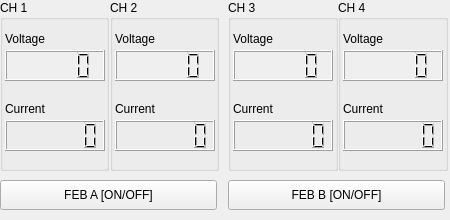
<?xml version="1.0" encoding="UTF-8"?>
<ui version="4.0">
 <class>frHMP</class>
 <widget class="QFrame" name="frHMP">
  <property name="geometry">
   <rect>
    <x>0</x>
    <y>0</y>
    <width>450</width>
    <height>220</height>
   </rect>
  </property>
  <property name="windowTitle">
   <string>Frame</string>
  </property>
  <widget class="QGroupBox" name="gbCH_3">
   <property name="geometry">
    <rect>
     <x>228</x>
     <y>0</y>
     <width>110</width>
     <height>171</height>
    </rect>
   </property>
   <property name="statusTip">
    <string notr="true"/>
   </property>
   <property name="title">
    <string>CH 3</string>
   </property>
   <widget class="QLCDNumber" name="lcdFEB_3_volt">
    <property name="geometry">
     <rect>
      <x>5</x>
      <y>50</y>
      <width>100</width>
      <height>31</height>
     </rect>
    </property>
    <property name="font">
     <font>
      <weight>50</weight>
      <bold>false</bold>
     </font>
    </property>
    <property name="autoFillBackground">
     <bool>true</bool>
    </property>
    <property name="styleSheet">
     <string notr="true"/>
    </property>
   </widget>
   <widget class="QLCDNumber" name="lcdFEB_3_curr">
    <property name="geometry">
     <rect>
      <x>5</x>
      <y>120</y>
      <width>100</width>
      <height>31</height>
     </rect>
    </property>
    <property name="digitCount">
     <number>6</number>
    </property>
   </widget>
   <widget class="QLabel" name="lblFEB_V3">
    <property name="geometry">
     <rect>
      <x>5</x>
      <y>30</y>
      <width>100</width>
      <height>18</height>
     </rect>
    </property>
    <property name="text">
     <string>Voltage</string>
    </property>
   </widget>
   <widget class="QLabel" name="lblFEB_A3">
    <property name="geometry">
     <rect>
      <x>5</x>
      <y>100</y>
      <width>100</width>
      <height>18</height>
     </rect>
    </property>
    <property name="text">
     <string>Current</string>
    </property>
   </widget>
  </widget>
  <widget class="QGroupBox" name="gbCH_2">
   <property name="geometry">
    <rect>
     <x>110</x>
     <y>0</y>
     <width>109</width>
     <height>171</height>
    </rect>
   </property>
   <property name="statusTip">
    <string notr="true"/>
   </property>
   <property name="title">
    <string>CH 2</string>
   </property>
   <widget class="QLCDNumber" name="lcdFEB_2_volt">
    <property name="geometry">
     <rect>
      <x>5</x>
      <y>50</y>
      <width>100</width>
      <height>31</height>
     </rect>
    </property>
    <property name="font">
     <font>
      <weight>50</weight>
      <bold>false</bold>
     </font>
    </property>
    <property name="autoFillBackground">
     <bool>true</bool>
    </property>
    <property name="styleSheet">
     <string notr="true"/>
    </property>
   </widget>
   <widget class="QLCDNumber" name="lcdFEB_2_curr">
    <property name="geometry">
     <rect>
      <x>5</x>
      <y>120</y>
      <width>100</width>
      <height>31</height>
     </rect>
    </property>
    <property name="digitCount">
     <number>6</number>
    </property>
   </widget>
   <widget class="QLabel" name="lblFEB_V2">
    <property name="geometry">
     <rect>
      <x>5</x>
      <y>30</y>
      <width>100</width>
      <height>18</height>
     </rect>
    </property>
    <property name="text">
     <string>Voltage</string>
    </property>
   </widget>
   <widget class="QLabel" name="lblFEB_A2">
    <property name="geometry">
     <rect>
      <x>5</x>
      <y>100</y>
      <width>100</width>
      <height>18</height>
     </rect>
    </property>
    <property name="text">
     <string>Current</string>
    </property>
   </widget>
  </widget>
  <widget class="QGroupBox" name="gbCH_1">
   <property name="geometry">
    <rect>
     <x>0</x>
     <y>0</y>
     <width>109</width>
     <height>171</height>
    </rect>
   </property>
   <property name="statusTip">
    <string notr="true"/>
   </property>
   <property name="title">
    <string>CH 1</string>
   </property>
   <widget class="QLCDNumber" name="lcdFEB_1_volt">
    <property name="geometry">
     <rect>
      <x>5</x>
      <y>50</y>
      <width>100</width>
      <height>31</height>
     </rect>
    </property>
    <property name="font">
     <font>
      <weight>50</weight>
      <bold>false</bold>
     </font>
    </property>
    <property name="autoFillBackground">
     <bool>true</bool>
    </property>
    <property name="styleSheet">
     <string notr="true"/>
    </property>
   </widget>
   <widget class="QLCDNumber" name="lcdFEB_1_curr">
    <property name="geometry">
     <rect>
      <x>5</x>
      <y>120</y>
      <width>100</width>
      <height>31</height>
     </rect>
    </property>
    <property name="digitCount">
     <number>6</number>
    </property>
   </widget>
   <widget class="QLabel" name="lblFEB_V1">
    <property name="geometry">
     <rect>
      <x>5</x>
      <y>30</y>
      <width>100</width>
      <height>18</height>
     </rect>
    </property>
    <property name="text">
     <string>Voltage</string>
    </property>
   </widget>
   <widget class="QLabel" name="lblFEB_A1">
    <property name="geometry">
     <rect>
      <x>5</x>
      <y>100</y>
      <width>100</width>
      <height>18</height>
     </rect>
    </property>
    <property name="text">
     <string>Current</string>
    </property>
   </widget>
  </widget>
  <widget class="QToolButton" name="pbFEB_A">
   <property name="geometry">
    <rect>
     <x>0</x>
     <y>180</y>
     <width>217</width>
     <height>30</height>
    </rect>
   </property>
   <property name="statusTip">
    <string notr="true"/>
   </property>
   <property name="text">
    <string>FEB A [ON/OFF]</string>
   </property>
  </widget>
  <widget class="QGroupBox" name="gbCH_4">
   <property name="geometry">
    <rect>
     <x>338</x>
     <y>0</y>
     <width>110</width>
     <height>171</height>
    </rect>
   </property>
   <property name="statusTip">
    <string notr="true"/>
   </property>
   <property name="title">
    <string>CH 4</string>
   </property>
   <widget class="QLCDNumber" name="lcdFEB_4_volt">
    <property name="geometry">
     <rect>
      <x>5</x>
      <y>50</y>
      <width>100</width>
      <height>31</height>
     </rect>
    </property>
    <property name="font">
     <font>
      <kerning>true</kerning>
     </font>
    </property>
    <property name="autoFillBackground">
     <bool>true</bool>
    </property>
    <property name="styleSheet">
     <string notr="true"/>
    </property>
   </widget>
   <widget class="QLCDNumber" name="lcdFEB_4_curr">
    <property name="geometry">
     <rect>
      <x>5</x>
      <y>120</y>
      <width>100</width>
      <height>31</height>
     </rect>
    </property>
    <property name="digitCount">
     <number>6</number>
    </property>
   </widget>
   <widget class="QLabel" name="lblFEB_A4">
    <property name="geometry">
     <rect>
      <x>5</x>
      <y>100</y>
      <width>100</width>
      <height>18</height>
     </rect>
    </property>
    <property name="text">
     <string>Current</string>
    </property>
   </widget>
   <widget class="QLabel" name="lblFEB_V4">
    <property name="geometry">
     <rect>
      <x>5</x>
      <y>30</y>
      <width>100</width>
      <height>18</height>
     </rect>
    </property>
    <property name="text">
     <string>Voltage</string>
    </property>
   </widget>
  </widget>
  <widget class="QToolButton" name="pbFEB_B">
   <property name="geometry">
    <rect>
     <x>228</x>
     <y>180</y>
     <width>217</width>
     <height>30</height>
    </rect>
   </property>
   <property name="statusTip">
    <string notr="true"/>
   </property>
   <property name="autoFillBackground">
    <bool>true</bool>
   </property>
   <property name="styleSheet">
    <string notr="true"/>
   </property>
   <property name="text">
    <string>FEB B [ON/OFF]</string>
   </property>
  </widget>
 </widget>
 <resources/>
 <connections/>
</ui>
